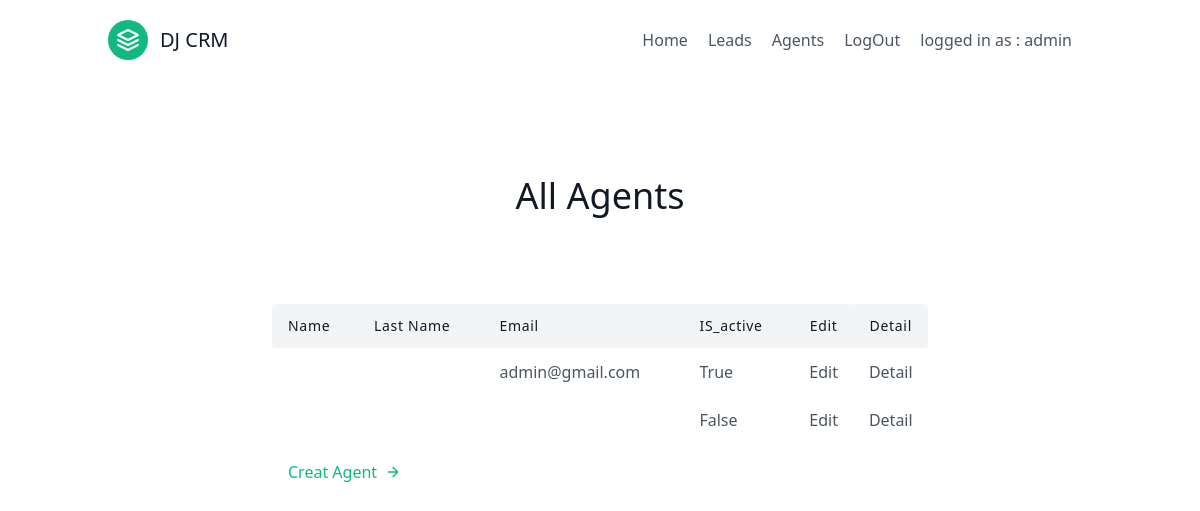
Screenshot of /agents/ (signed in) with the database file from the repository.
### leads/models.py (models this page shows, shortened)
class User(AbstractUser):
    is_orgnaizer = models.BooleanField(default=False , null=True )
    is_agent = models.BooleanField(default=False , null=True )

class Agent(models.Model):
    user = models.OneToOneField("User", on_delete=models.CASCADE)
    organization = models.ForeignKey ("UserProfile", on_delete=models.CASCADE)

### agents/views.py (the view)
# urls.py: path('', views.AgentListView.as_view() , name = 'agent_list'),
class AgentListView(is_orgnaizerAndLoginRequiredMixin,generic.ListView):
    template_name = 'agents/agent_list.html'
    context_object_name = 'agents'
    def get_queryset(self):
        orgnaization = self.request.user.userprofile
        return Agent.objects.filter(organization=orgnaization)

### agents/Mixins.py (called while the page is built)
    def dispatch(self, request, *args, **kwargs):
        if not request.user.is_authenticated or not request.user.is_orgnaizer:
            return redirect('home')
        return super().dispatch(request, *args, **kwargs)

### agents/templates/agents/agent_list.html
{% extends "base.html" %}
    {% block content %}
        <section class="text-gray-600 body-font">
            <div class="container px-5 py-24 mx-auto">
              <div class="flex flex-col text-center w-full mb-20">
                <h1 class="sm:text-4xl text-3xl font-medium title-font mb-2 text-gray-900">All Agents</h1>
              </div>
              <div class="lg:w-2/3 w-full mx-auto overflow-auto">
                <table class="table-auto w-full text-left whitespace-no-wrap">
                  <thead>
                    <tr>
                      <th class="px-4 py-3 title-font tracking-wider font-medium text-gray-900 text-sm bg-gray-100 rounded-tl rounded-bl">Name</th>
                      <th class="px-4 py-3 title-font tracking-wider font-medium text-gray-900 text-sm bg-gray-100">Last Name</th>
                      <th class="px-4 py-3 title-font tracking-wider font-medium text-gray-900 text-sm bg-gray-100">Email</th>
                      <th class="px-4 py-3 title-font tracking-wider font-medium text-gray-900 text-sm bg-gray-100">IS_active</th>
                      <th class=" px-4 py-3  title-font tracking-wider font-medium text-gray-900 text-sm bg-gray-100 rounded-tr rounded-br "> Edit</th>
                      <th class=" px-4 py-3  title-font tracking-wider font-medium text-gray-900 text-sm bg-gray-100 rounded-tr rounded-br "> Detail</th>
                    </tr>
                  </thead>
                  <tbody>
                    {% for agent in agents %}
                        <tr>
                        <td class="px-4 py-3">{{agent.user.first_name}}</td>
                        <td class="px-4 py-3">{{agent.user.last_name}}</td>
                        <td class="px-4 py-3">{{agent.user.email}}</td>
                        <td class="px-4 py-3">{{agent.user.is_staff}}</td>
                        <td class="w-10 text-center">
                            <a href="{% url 'agent_update' agent.pk %}" class="hover:text-blue-500">Edit</a>
                        </td>
                        <td class="w-12 text-center">
                            <a href="{% url 'agent_detail' agent.pk %}" class="hover:text-blue-500">Detail</a>
                        </td>
                        </tr>
                    {% endfor %}
                  </tbody>
                </table>
              </div>
              <div class="flex pl-4 mt-4 lg:w-2/3 w-full mx-auto">
                <a class="text-green-500 inline-flex items-center md:mb-2 lg:mb-0" href="{% url 'agent_create' %}">Creat Agent
                  <svg fill="none" stroke="currentColor" stroke-linecap="round" stroke-linejoin="round" stroke-width="2" class="w-4 h-4 ml-2" viewBox="0 0 24 24">
                    <path d="M5 12h14M12 5l7 7-7 7"></path>
                  </svg>
                </a>
              </div>
            </div>
          </section>
    {% endblock %}

### templates/includes/navebar.html
<header class="text-gray-600 body-font">
    <div class="container mx-auto flex flex-wrap p-5 flex-col md:flex-row items-center">
      <a class="flex title-font font-medium items-center text-gray-900 mb-4 md:mb-0">
        <svg xmlns="http://www.w3.org/2000/svg" fill="none" stroke="currentColor" stroke-linecap="round" stroke-linejoin="round" stroke-width="2" class="w-10 h-10 text-white p-2 bg-green-500 rounded-full" viewBox="0 0 24 24">
          <path d="M12 2L2 7l10 5 10-5-10-5zM2 17l10 5 10-5M2 12l10 5 10-5"></path>
        </svg>
        <span class="ml-3 text-xl">DJ CRM</span>
      </a>
      <nav class="md:ml-auto flex flex-wrap items-center text-base justify-center">
        <a class="mr-5 hover:text-gray-900" href="{% url 'home'%}">Home</a>
        {% if request.user.is_authenticated  %}
        <a class="mr-5 hover:text-gray-900" href="{% url 'lead_list' %}">Leads</a>
        {% if request.user.is_orgnaizer %}
          <a class="mr-5 hover:text-gray-900" href="{% url 'agent_list'%}">Agents</a>
        {% endif %}
          <a class="mr-5 hover:text-gray-900" href = "{% url 'logout'%}">LogOut</a>
          <a class="mr-5 hover:text-gray-900">logged in as : {{request.user.username}}</a>
        {% else %}
          <a class="mr-5 hover:text-gray-900"  href = "{% url 'signup'%}">Signup</a>
          <a class="mr-5 hover:text-gray-900" href = "{% url 'login'%}" >Login</a>
        {% endif %}
      </nav>
    </div>
  </header>

### rows the page displays
User: user.username "admin"
Agent: user.email "admin@gmail.com", user.is_staff "True"
Agent: user.is_staff "False"
